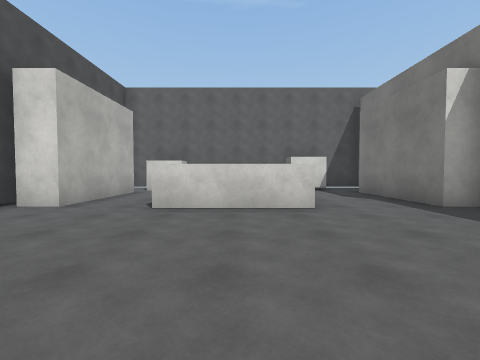
[1] (above)

22 first-person views from a walk through a Unity game level. The camera is 1.3 m above the floor, tilts 2° down and sees 90° across. The floor is counted in squares, 2 m on a side. Each view is taken from the middle of a square. On the plan, view 1 faces up. The plan holds only what a view shows up to about 9 squares ahead; the rest is blank. The place goes on beyond the plan. Surface patterns are stand-ins for the level's own textures.

[2]
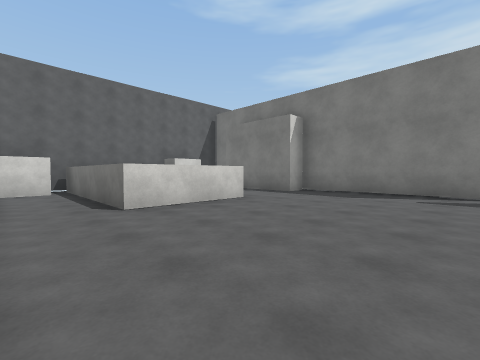

[3]
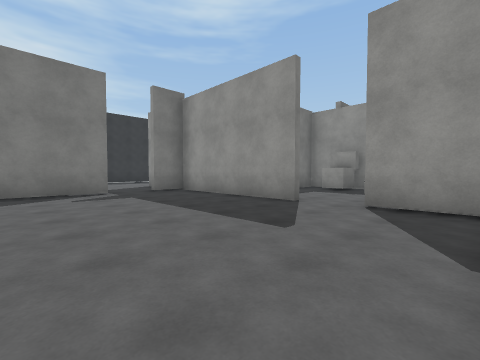

[4]
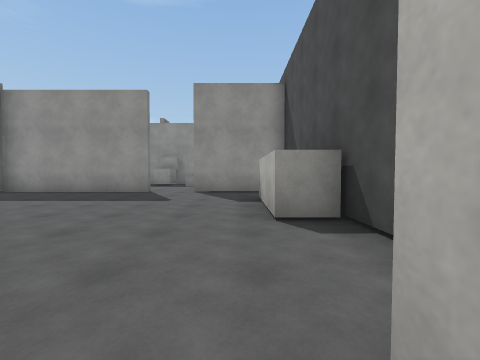

[5]
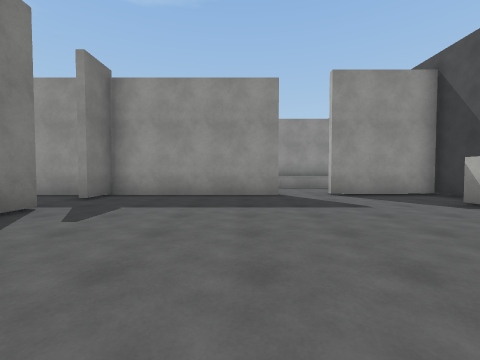

[6]
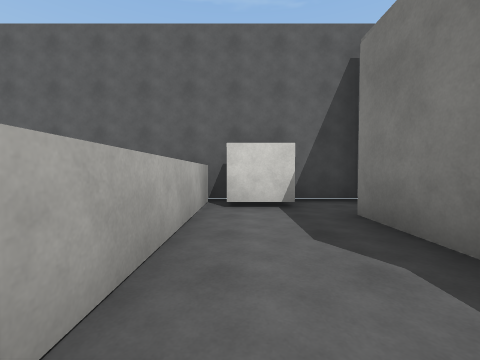

[7]
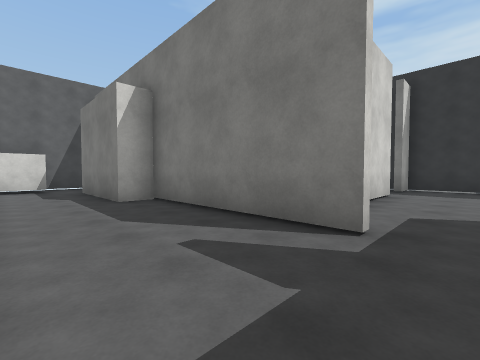

[8]
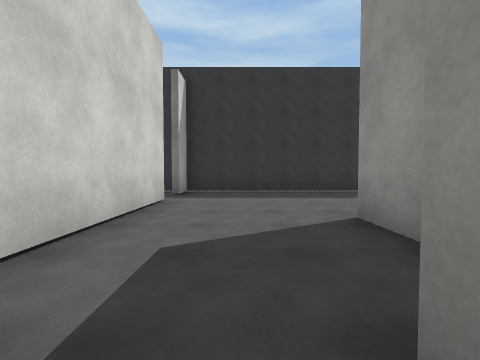

[9]
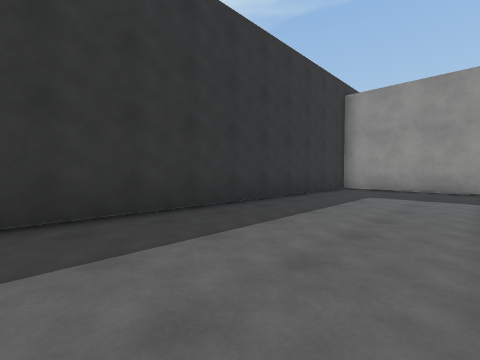

[10]
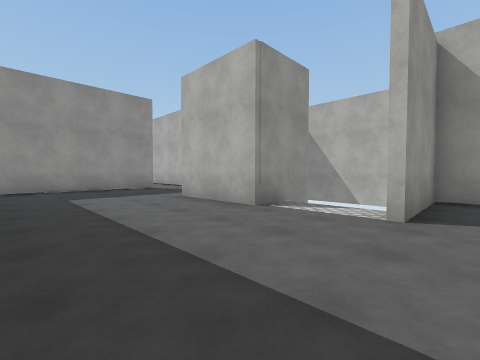

[11]
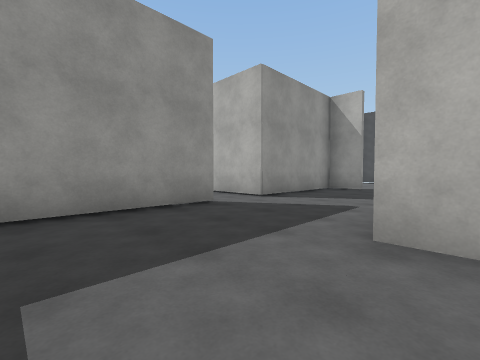

[12]
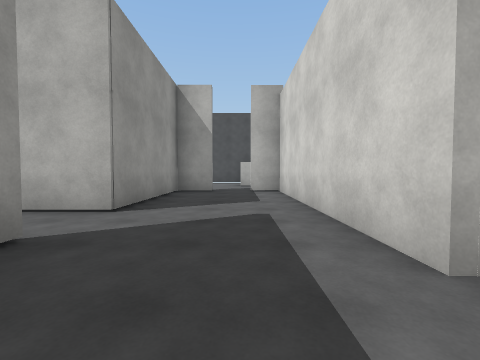

[13]
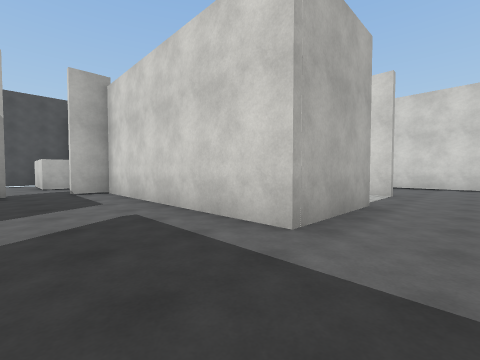

[14]
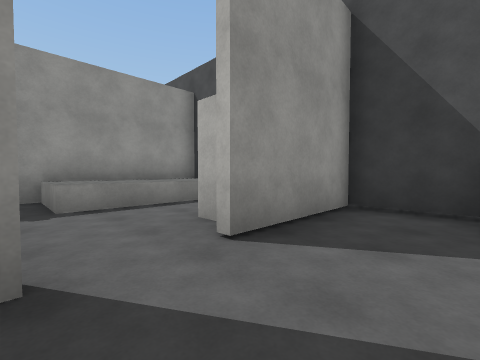

[15]
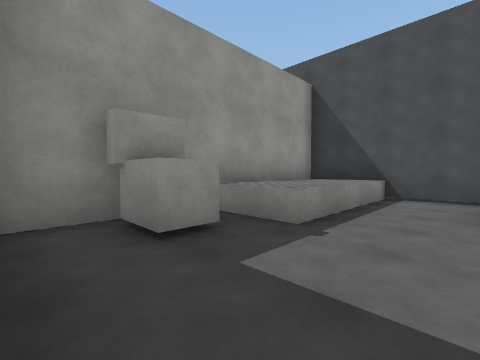

[16]
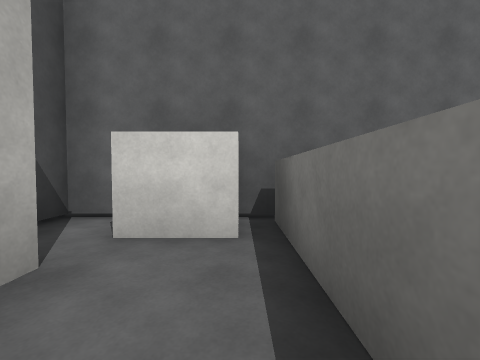

[17]
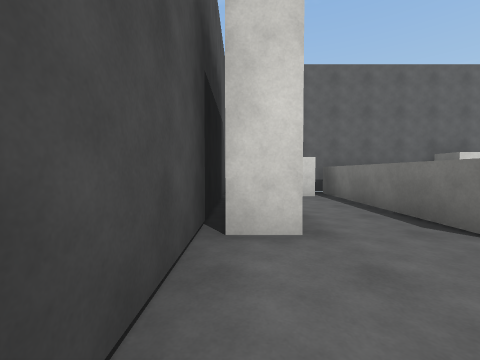

[18]
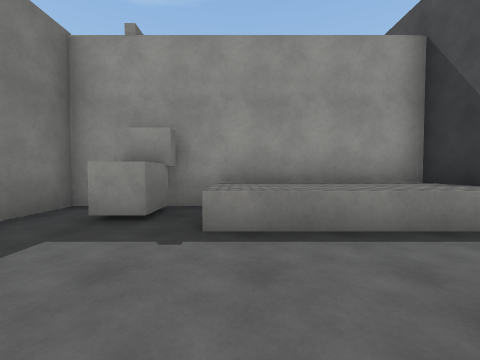

[19]
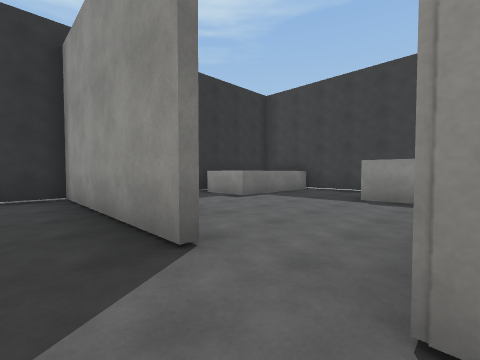

[20]
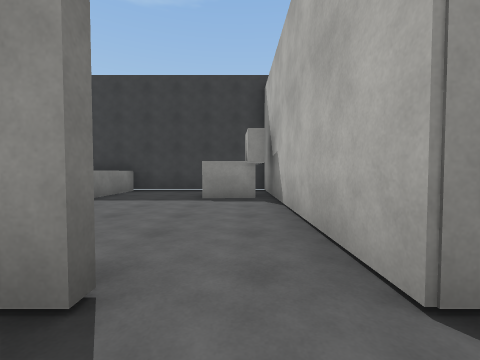

[21]
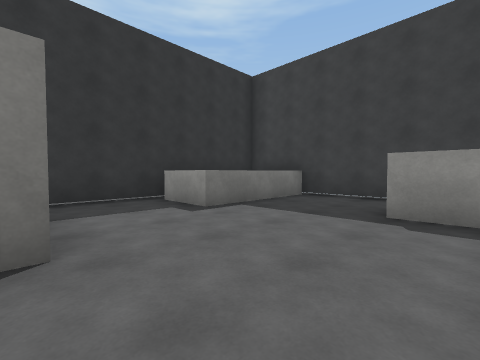

[22]
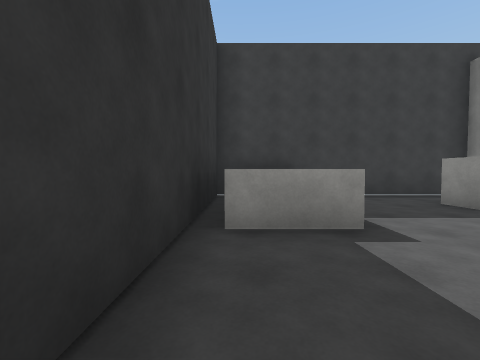

### Floor plan
Key: @ floor where view 1 was taken; # wall or solid block; . floor; ^ raised ledge; B block.
Columns run from 5 left of view 1 to 12 right of it. Each row starts with its distance up from view 1.
 10 ##       ##
  9 #.BB^ ^BB.#
  8 #...^ ^...
  7 ##..^ ^..#
  6  #..^ ^..#
  5 ##..^^^..##
  4 #.........#
  3 #.........#
  2 #.........#
  1 ##........#####.##
  0 ##...@....#......#
 -1 #................#
 -2 #.........#......#
 -3 ####.########....#
 -4 #.......#   .....#
 -5 #.......#  ##....#
 -6 #^^^^.B.#  ##....#
 -7 #^^^^.B######....#
 -8 ########.........#
 -9   ##.............#
-10   ....#..........#
-11       #####.######
-12           #...# .#
-13           #......#
-14           #......#
-15           #....^^#
-16           #BB..^^#
-17           #....^^#
-18           #....###
-19           ######

Where each view was taken, in squares from view 1:
view 1: 0 up, 0 right, facing up
view 2: 0 up, 3 left, facing up-right
view 3: 2 up, 3 left, facing down-right
view 4: 5 up, 3 left, facing down
view 5: 4 up, 1 right, facing down
view 6: 4 up, 2 right, facing up
view 7: 1 down, 2 right, facing up-right
view 8: 1 down, 4 right, facing right
view 9: 2 down, 8 right, facing down-right
view 10: 2 down, 11 right, facing down-left
view 11: 7 down, 10 right, facing down-left
view 12: 9 down, 9 right, facing left
view 13: 10 down, 9 right, facing up-left
view 14: 1 down, 0 right, facing down-left
view 15: 4 down, 2 right, facing down-left
view 16: 6 up, 2 left, facing up
view 17: 2 up, 4 left, facing up
view 18: 3 down, 1 left, facing down
view 19: 10 down, 5 right, facing down-right
view 20: 10 down, 6 right, facing down
view 21: 12 down, 6 right, facing down-right
view 22: 12 down, 11 right, facing down
